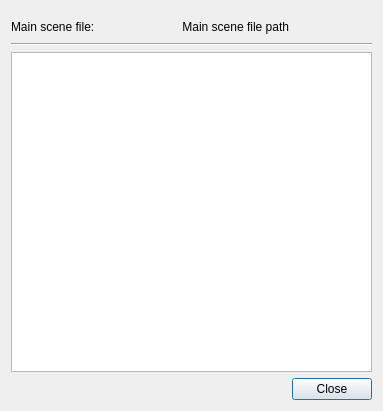
<?xml version="1.0" encoding="UTF-8"?>
<ui version="4.0">
 <class>ShowTaskResourceDialog</class>
 <widget class="QDialog" name="ShowTaskResourceDialog">
  <property name="geometry">
   <rect>
    <x>0</x>
    <y>0</y>
    <width>383</width>
    <height>411</height>
   </rect>
  </property>
  <property name="windowTitle">
   <string>Dialog</string>
  </property>
  <layout class="QGridLayout" name="gridLayout">
   <item row="0" column="0">
    <layout class="QVBoxLayout" name="verticalLayout">
     <property name="spacing">
      <number>6</number>
     </property>
     <item>
      <layout class="QHBoxLayout" name="horizontalLayout">
       <property name="spacing">
        <number>0</number>
       </property>
       <property name="topMargin">
        <number>6</number>
       </property>
       <item>
        <widget class="QLabel" name="label">
         <property name="frameShape">
          <enum>QFrame::NoFrame</enum>
         </property>
         <property name="frameShadow">
          <enum>QFrame::Plain</enum>
         </property>
         <property name="text">
          <string>Main scene file: </string>
         </property>
         <property name="textFormat">
          <enum>Qt::PlainText</enum>
         </property>
        </widget>
       </item>
       <item>
        <spacer name="horizontalSpacer">
         <property name="orientation">
          <enum>Qt::Horizontal</enum>
         </property>
         <property name="sizeHint" stdset="0">
          <size>
           <width>40</width>
           <height>20</height>
          </size>
         </property>
        </spacer>
       </item>
       <item>
        <widget class="QLabel" name="mainSceneFileLabel">
         <property name="frameShape">
          <enum>QFrame::NoFrame</enum>
         </property>
         <property name="frameShadow">
          <enum>QFrame::Plain</enum>
         </property>
         <property name="text">
          <string>Main scene file path</string>
         </property>
         <property name="alignment">
          <set>Qt::AlignRight|Qt::AlignTrailing|Qt::AlignVCenter</set>
         </property>
        </widget>
       </item>
       <item>
        <spacer name="horizontalSpacer_2">
         <property name="orientation">
          <enum>Qt::Horizontal</enum>
         </property>
         <property name="sizeHint" stdset="0">
          <size>
           <width>40</width>
           <height>20</height>
          </size>
         </property>
        </spacer>
       </item>
      </layout>
     </item>
     <item>
      <widget class="Line" name="line">
       <property name="orientation">
        <enum>Qt::Horizontal</enum>
       </property>
      </widget>
     </item>
     <item>
      <widget class="QTreeWidget" name="folderTreeView">
       <property name="autoExpandDelay">
        <number>-1</number>
       </property>
       <property name="animated">
        <bool>false</bool>
       </property>
       <property name="wordWrap">
        <bool>false</bool>
       </property>
       <property name="topLevelItemCount" stdset="0">
        <number>0</number>
       </property>
       <attribute name="headerVisible">
        <bool>false</bool>
       </attribute>
       <attribute name="headerMinimumSectionSize">
        <number>0</number>
       </attribute>
       <column>
        <property name="text">
         <string notr="true">1</string>
        </property>
       </column>
      </widget>
     </item>
     <item>
      <layout class="QHBoxLayout" name="horizontalLayout_3">
       <item>
        <spacer name="horizontalSpacer_3">
         <property name="orientation">
          <enum>Qt::Horizontal</enum>
         </property>
         <property name="sizeHint" stdset="0">
          <size>
           <width>40</width>
           <height>20</height>
          </size>
         </property>
        </spacer>
       </item>
       <item>
        <widget class="QPushButton" name="closeButton">
         <property name="text">
          <string>Close</string>
         </property>
        </widget>
       </item>
      </layout>
     </item>
    </layout>
   </item>
  </layout>
 </widget>
 <resources/>
 <connections/>
</ui>
